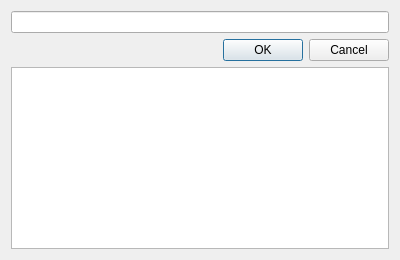
<?xml version="1.0" encoding="UTF-8"?>
<ui version="4.0">
 <class>FindDialog</class>
 <widget class="QDialog" name="FindDialog">
  <property name="geometry">
   <rect>
    <x>0</x>
    <y>0</y>
    <width>400</width>
    <height>260</height>
   </rect>
  </property>
  <property name="windowTitle">
   <string>Find</string>
  </property>
  <layout class="QVBoxLayout" name="verticalLayout">
   <item>
    <widget class="QLineEdit" name="lineEdit"/>
   </item>
   <item>
    <widget class="QDialogButtonBox" name="buttonBox">
     <property name="orientation">
      <enum>Qt::Horizontal</enum>
     </property>
     <property name="standardButtons">
      <set>QDialogButtonBox::Cancel|QDialogButtonBox::Ok</set>
     </property>
    </widget>
   </item>
   <item>
    <widget class="QListWidget" name="listWidget"/>
   </item>
  </layout>
 </widget>
 <resources/>
 <connections>
  <connection>
   <sender>buttonBox</sender>
   <signal>accepted()</signal>
   <receiver>FindDialog</receiver>
   <slot>accept()</slot>
   <hints>
    <hint type="sourcelabel">
     <x>248</x>
     <y>254</y>
    </hint>
    <hint type="destinationlabel">
     <x>157</x>
     <y>274</y>
    </hint>
   </hints>
  </connection>
  <connection>
   <sender>buttonBox</sender>
   <signal>rejected()</signal>
   <receiver>FindDialog</receiver>
   <slot>reject()</slot>
   <hints>
    <hint type="sourcelabel">
     <x>316</x>
     <y>260</y>
    </hint>
    <hint type="destinationlabel">
     <x>286</x>
     <y>274</y>
    </hint>
   </hints>
  </connection>
 </connections>
</ui>
